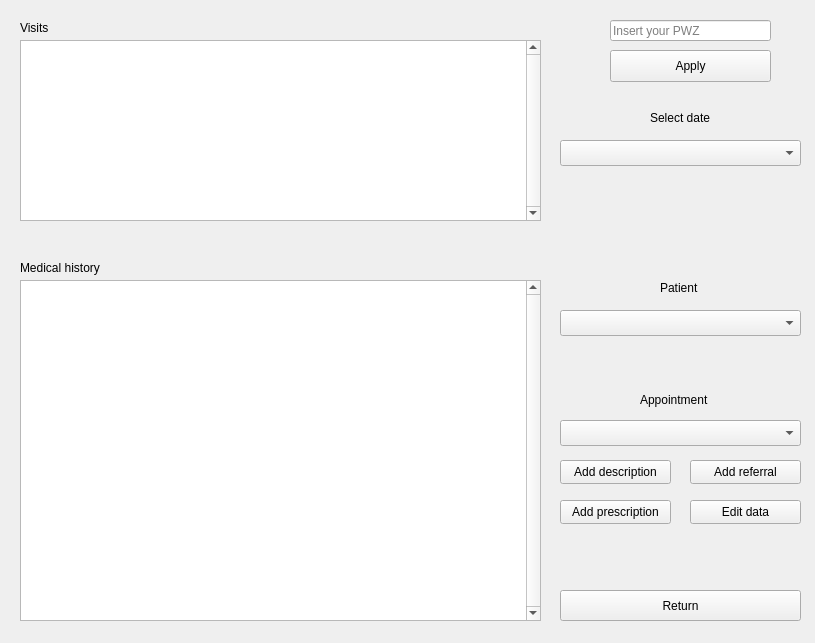
<?xml version="1.0" encoding="UTF-8"?>
<ui version="4.0">
 <class>Medician2</class>
 <widget class="QWidget" name="Medician2">
  <property name="geometry">
   <rect>
    <x>0</x>
    <y>0</y>
    <width>815</width>
    <height>643</height>
   </rect>
  </property>
  <property name="windowTitle">
   <string>Form</string>
  </property>
  <widget class="QPushButton" name="apply_pwz_push_button">
   <property name="geometry">
    <rect>
     <x>610</x>
     <y>50</y>
     <width>161</width>
     <height>32</height>
    </rect>
   </property>
   <property name="text">
    <string>Apply</string>
   </property>
  </widget>
  <widget class="QLineEdit" name="pwz_line_edit">
   <property name="geometry">
    <rect>
     <x>610</x>
     <y>20</y>
     <width>161</width>
     <height>21</height>
    </rect>
   </property>
   <property name="text">
    <string/>
   </property>
   <property name="placeholderText">
    <string>Insert your PWZ</string>
   </property>
  </widget>
  <widget class="QComboBox" name="combo_box_patient">
   <property name="geometry">
    <rect>
     <x>560</x>
     <y>310</y>
     <width>241</width>
     <height>26</height>
    </rect>
   </property>
  </widget>
  <widget class="QTextEdit" name="display_text_edit">
   <property name="geometry">
    <rect>
     <x>20</x>
     <y>40</y>
     <width>521</width>
     <height>181</height>
    </rect>
   </property>
   <property name="verticalScrollBarPolicy">
    <enum>Qt::ScrollBarAlwaysOn</enum>
   </property>
   <property name="horizontalScrollBarPolicy">
    <enum>Qt::ScrollBarAlwaysOff</enum>
   </property>
   <property name="readOnly">
    <bool>true</bool>
   </property>
  </widget>
  <widget class="QLabel" name="label_visits">
   <property name="geometry">
    <rect>
     <x>20</x>
     <y>20</y>
     <width>101</width>
     <height>16</height>
    </rect>
   </property>
   <property name="text">
    <string>Visits</string>
   </property>
  </widget>
  <widget class="QLabel" name="label_patient">
   <property name="geometry">
    <rect>
     <x>660</x>
     <y>280</y>
     <width>55</width>
     <height>16</height>
    </rect>
   </property>
   <property name="text">
    <string>Patient</string>
   </property>
  </widget>
  <widget class="QPushButton" name="push_button_ref">
   <property name="geometry">
    <rect>
     <x>690</x>
     <y>460</y>
     <width>111</width>
     <height>24</height>
    </rect>
   </property>
   <property name="text">
    <string>Add referral</string>
   </property>
  </widget>
  <widget class="QPushButton" name="push_button_presc">
   <property name="geometry">
    <rect>
     <x>560</x>
     <y>500</y>
     <width>111</width>
     <height>24</height>
    </rect>
   </property>
   <property name="text">
    <string>Add prescription</string>
   </property>
  </widget>
  <widget class="QPushButton" name="push_button_desc">
   <property name="geometry">
    <rect>
     <x>560</x>
     <y>460</y>
     <width>111</width>
     <height>24</height>
    </rect>
   </property>
   <property name="text">
    <string>Add description</string>
   </property>
  </widget>
  <widget class="QPushButton" name="return_push_button">
   <property name="geometry">
    <rect>
     <x>560</x>
     <y>590</y>
     <width>241</width>
     <height>31</height>
    </rect>
   </property>
   <property name="text">
    <string>Return</string>
   </property>
  </widget>
  <widget class="QTextEdit" name="display_history_text_edit">
   <property name="geometry">
    <rect>
     <x>20</x>
     <y>280</y>
     <width>521</width>
     <height>341</height>
    </rect>
   </property>
   <property name="verticalScrollBarPolicy">
    <enum>Qt::ScrollBarAlwaysOn</enum>
   </property>
   <property name="horizontalScrollBarPolicy">
    <enum>Qt::ScrollBarAlwaysOff</enum>
   </property>
   <property name="readOnly">
    <bool>true</bool>
   </property>
  </widget>
  <widget class="QLabel" name="label_history">
   <property name="geometry">
    <rect>
     <x>20</x>
     <y>260</y>
     <width>101</width>
     <height>16</height>
    </rect>
   </property>
   <property name="text">
    <string>Medical history</string>
   </property>
  </widget>
  <widget class="QLabel" name="label_appointment">
   <property name="geometry">
    <rect>
     <x>640</x>
     <y>390</y>
     <width>81</width>
     <height>20</height>
    </rect>
   </property>
   <property name="text">
    <string>Appointment</string>
   </property>
  </widget>
  <widget class="QComboBox" name="combo_box_appointments">
   <property name="geometry">
    <rect>
     <x>560</x>
     <y>420</y>
     <width>241</width>
     <height>26</height>
    </rect>
   </property>
  </widget>
  <widget class="QPushButton" name="push_button_edit">
   <property name="geometry">
    <rect>
     <x>690</x>
     <y>500</y>
     <width>111</width>
     <height>24</height>
    </rect>
   </property>
   <property name="text">
    <string>Edit data</string>
   </property>
  </widget>
  <widget class="QLabel" name="label_patient_2">
   <property name="geometry">
    <rect>
     <x>650</x>
     <y>110</y>
     <width>131</width>
     <height>16</height>
    </rect>
   </property>
   <property name="text">
    <string>Select date</string>
   </property>
  </widget>
  <widget class="QComboBox" name="combo_box_patient_2">
   <property name="geometry">
    <rect>
     <x>560</x>
     <y>140</y>
     <width>241</width>
     <height>26</height>
    </rect>
   </property>
  </widget>
 </widget>
 <resources/>
 <connections/>
</ui>
